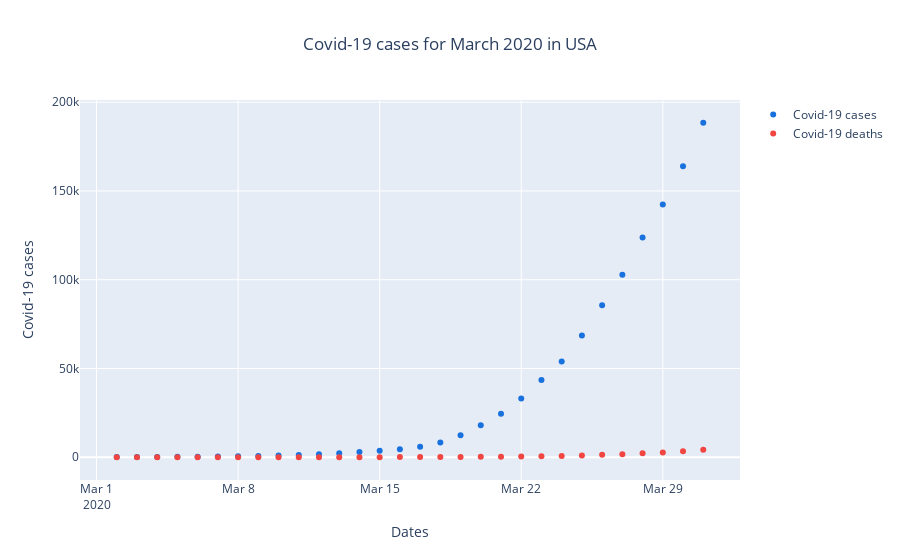

The code cell stored with this chart in its notebook:
### Code cell
trace1 = go.Scatter(
    x = df_mar['date'],
    y = df_mar['cases'],
    name = 'Covid-19 cases',
    marker = dict(color = '#1971DE'),
    mode = 'markers',
    )

trace2 = go.Scatter(
    x = df_mar['date'],
    y = df_mar['deaths'],
    name = 'Covid-19 deaths',
    marker = dict(color = '#f14542'),
    mode = 'markers',
    )

layout = go.Layout(
    title = 'Covid-19 cases for March 2020 in USA',
    title_x = 0.5,
    showlegend = True,
    xaxis = dict(title = 'Dates'),
    yaxis = dict(title = 'Covid-19 cases'),
    
    )

data = [trace1,trace2]

fig = go.Figure(data = data,layout = layout)
print("Total Cases in USA till March 2020 -->",df_mar['cases'].iat[-1])
print("Total death in USA till March 2020 -->",df_mar['deaths'].iat[-1])
iplot(fig)

### Figure 1 — Plotly figure (JSON) as saved in the notebook; plotly's stock layout.template omitted (floating-point values rounded to 4 significant figures)
{"data": [{"marker": {"color": "#1971DE"}, "mode": "markers", "name": "Covid-19 cases", "type": "scatter", "x": ["2020-03-02", "2020-03-03", "2020-03-04", "2020-03-05", "2020-03-06", "2020-03-07", "2020-03-08", "2020-03-09", "2020-03-10", "2020-03-11", "2020-03-12", "2020-03-13", "2020-03-14", "2020-03-15", "2020-03-16", "2020-03-17", "2020-03-18", "2020-03-19", "2020-03-20", "2020-03-21", "2020-03-22", "2020-03-23", "2020-03-24", "2020-03-25", "2020-03-26", "2020-03-27", "2020-03-28", "2020-03-29", "2020-03-30", "2020-03-31"], "y": [104, 125, 161, 228, 311, 428, 547, 748, 1018, 1263, 1668, 2224, 2898, 3600, 4507, 5906, 8350, 12393, 18001, 24526, 33063, 43500, 53924, 68530, 85558, 102829, 123723, 142397, 163863, 188413]}, {"marker": {"color": "#f14542"}, "mode": "markers", "name": "Covid-19 deaths", "type": "scatter", "x": ["2020-03-02", "2020-03-03", "2020-03-04", "2020-03-05", "2020-03-06", "2020-03-07", "2020-03-08", "2020-03-09", "2020-03-10", "2020-03-11", "2020-03-12", "2020-03-13", "2020-03-14", "2020-03-15", "2020-03-16", "2020-03-17", "2020-03-18", "2020-03-19", "2020-03-20", "2020-03-21", "2020-03-22", "2020-03-23", "2020-03-24", "2020-03-25", "2020-03-26", "2020-03-27", "2020-03-28", "2020-03-29", "2020-03-30", "2020-03-31"], "y": [6, 10, 12, 12, 15, 19, 22, 26, 31, 37, 43, 50, 60, 68, 91, 117, 162, 212, 275, 358, 455, 574, 769, 1039, 1345, 1758, 2287, 2702, 3356, 4290]}], "layout": {"showlegend": true, "title": {"text": "Covid-19 cases for March 2020 in USA", "x": 0.5}, "xaxis": {"title": {"text": "Dates"}}, "yaxis": {"title": {"text": "Covid-19 cases"}}}}
